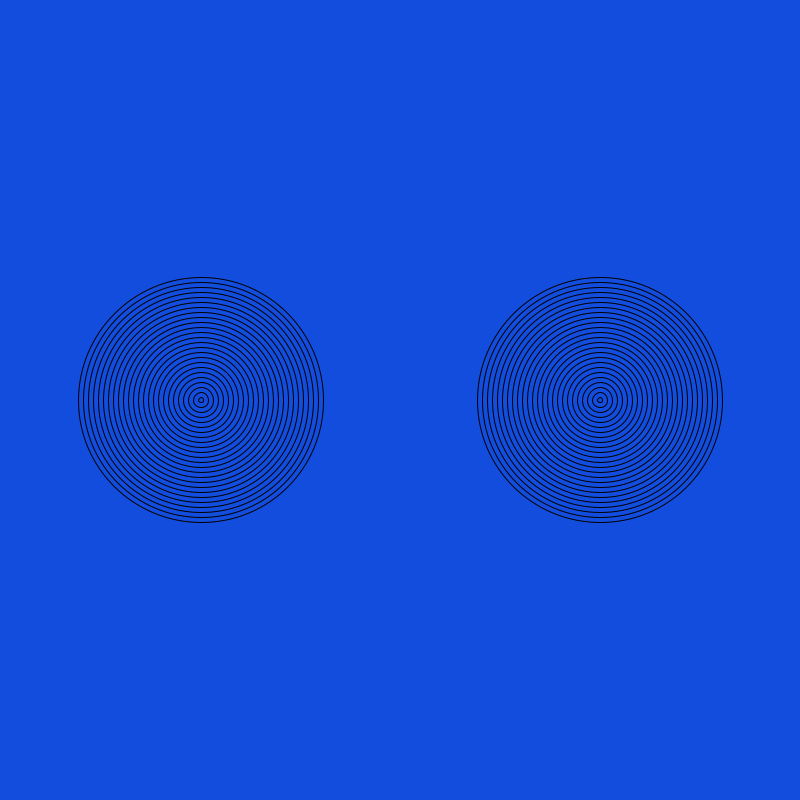
Frame 1 (no input)
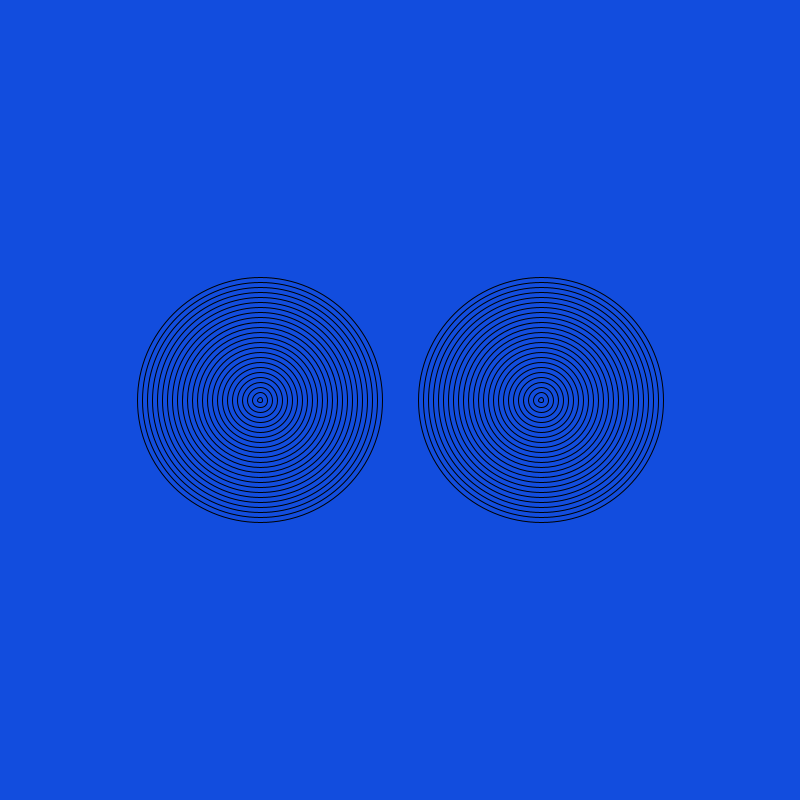
Frame 60 (the mouse pressed at the canvas centre just before this capture)
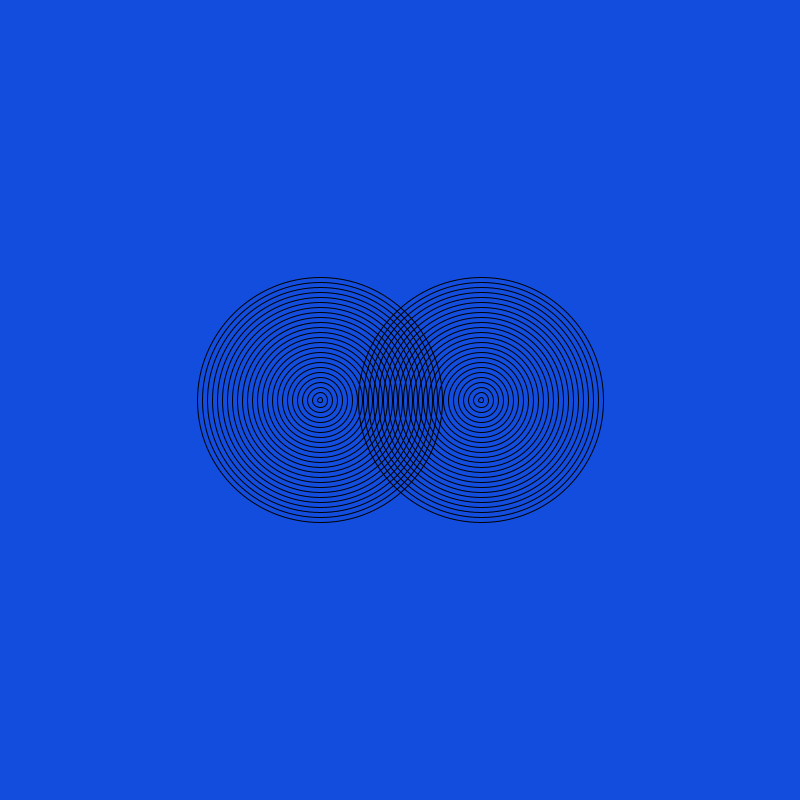
Frame 120 (the mouse held since frame 60 and released just before this capture)

The Processing sketch that drew these frames (run headless with seeded random() and noise(); from frame 60 on, the mouse is pressed at the canvas centre):

// Processing sketch: amazing_rings
// ── amazing_rings.pde
int xOne = 600;
int xTwo = 200;
void setup() {
  size (800,800);
  
  
}

void draw() {
  background(#124DDE);
  for (int i = 0; i < 25; i++){
    noFill();
  ellipse(xOne,400, 5+i*10,5+i*10);
  ellipse(xTwo+1,400, 5+i*10,5+i*10);
  }
  xOne -- ;
  xTwo ++ ;
  

  
  if (xOne == 0) {
    xOne = 800;

  }
  if (xTwo == 800) {
    xTwo = 0;
  }
  
 
  // Go to the recipe to run the demonstration before starting this program
  
  /*
  Use the code from your Bullseye program to draw the rings shown in this recipe.
  You can use the noFill() command to make your ellipses transparent.
  Make the rings move past each other.
  When the rings hit the side of the sketch, make them reverse their direction.
  */
}
